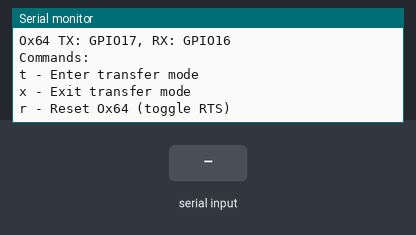
Recording of a program running on a simulated ESP32. Shown: the last lines printed to the serial monitor. The test bench sets the inputs (shaded band).

Above: at 1.2 s.
1.3 s: "t" received over Serial
At 2.1 s:
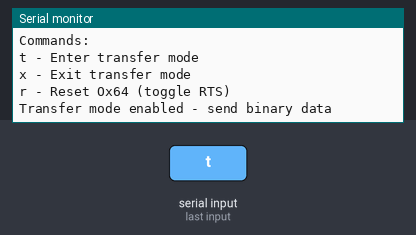
2.8 s: "t" received over the second serial link
At 3.3 s:
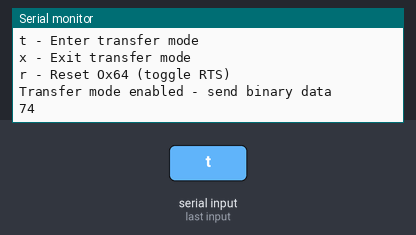
4.3 s: "x" received over Serial
At 5.5 s:
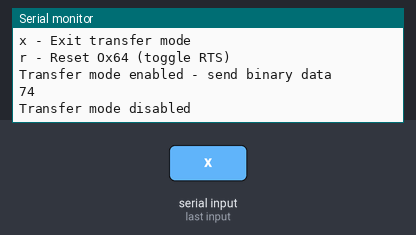
5.8 s: "r" received over Serial
At 6.8 s:
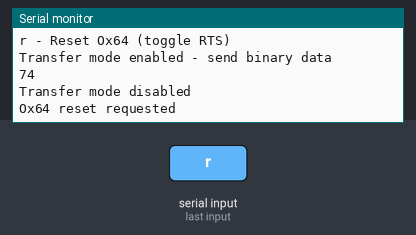
7.4 s: "r" received over the second serial link
At 7.9 s:
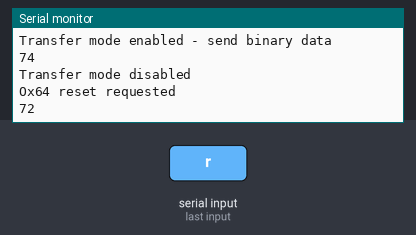

Measured:
- after the input at 1.3 s, the serial monitor: prints a new line at once (image 1)
- after the input at 2.8 s, the serial monitor: prints a new line at once (image 2)
- after the input at 4.3 s, the serial monitor: prints a new line at once (image 3)
- after the input at 5.8 s, the serial monitor: prints a new line after 0.10 s (image 4)
- after the input at 7.4 s, the serial monitor: prints a new line at once (image 5)

The program:

main.cpp
```cpp
#include <Arduino.h>

// UART for Ox64 connection
#define OX64_TX_PIN 17  // ESP32's TX pin to Ox64's RX
#define OX64_RX_PIN 16  // ESP32's RX pin to Ox64's TX
#define OX64_BAUD 115200  // Common bootloader speed

// Boot0 UART binary
const uint8_t boot0_uart[] = {
  // We'll add the binary content here
  0x00  // Placeholder
};

// Buffer size for UART communication
#define BUFFER_SIZE 1024

bool transferMode = false;

void setup() {
  // Initialize USB Serial (UART0)
  Serial.begin(115200);

  // Initialize UART2 for Ox64
  Serial2.begin(OX64_BAUD, SERIAL_8N1, OX64_RX_PIN, OX64_TX_PIN);

  Serial.println("ESP32 UART Bridge initialized");
  Serial.printf("USB Serial: 115200 baud\n");
  Serial.printf("Ox64 UART: %d baud\n", OX64_BAUD);
  Serial.printf("Ox64 TX: GPIO%d, RX: GPIO%d\n", OX64_TX_PIN, OX64_RX_PIN);
  Serial.println("Commands:");
  Serial.println("t - Enter transfer mode");
  Serial.println("x - Exit transfer mode");
  Serial.println("r - Reset Ox64 (toggle RTS)");
}

void sendBoot0() {
  Serial.println("Sending boot0_uart.bin...");
  Serial2.write(boot0_uart, sizeof(boot0_uart));
  Serial.println("Done sending boot0_uart.bin");
}

void resetOx64() {
  // Toggle RTS to reset the Ox64
  Serial2.end();
  delay(100);
  Serial2.begin(OX64_BAUD, SERIAL_8N1, OX64_RX_PIN, OX64_TX_PIN);
  Serial.println("Ox64 reset requested");
}

void loop() {
  static uint8_t buf[BUFFER_SIZE];

  // Check for commands or data from USB Serial
  if (Serial.available()) {
    if (!transferMode) {
      char cmd = Serial.read();
      switch(cmd) {
        case 't':
          transferMode = true;
          Serial.println("Transfer mode enabled - send binary data");
          break;
        case 'r':
          resetOx64();
          break;
        default:
          Serial2.write(cmd);
      }
    } else {
      // In transfer mode - forward all data directly
      while (Serial.available() && Serial2.availableForWrite()) {
        int len = Serial.readBytes(buf, min(Serial.available(), BUFFER_SIZE));
        if (len == 1 && buf[0] == 'x') {
          transferMode = false;
          Serial.println("Transfer mode disabled");
          break;
        }
        Serial2.write(buf, len);
        Serial2.flush(); // Wait for all data to be sent
      }
    }
  }

  // Forward Ox64 to USB Serial with hex printing
  if (Serial2.available()) {
    int len = Serial2.readBytes(buf, min(Serial2.available(), BUFFER_SIZE));
    // Print hex values
    for(int i = 0; i < len; i++) {
      Serial.printf("%02X ", buf[i]);
    }
    Serial.println();
  }
} 
```
